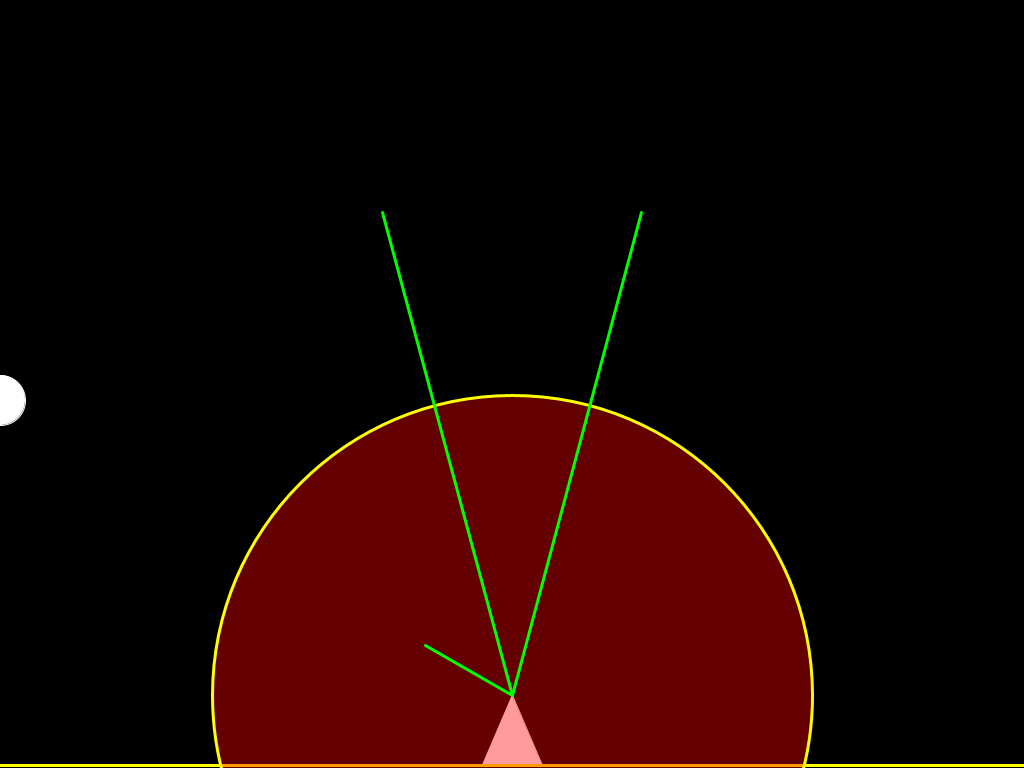
Frame 1 (no input)
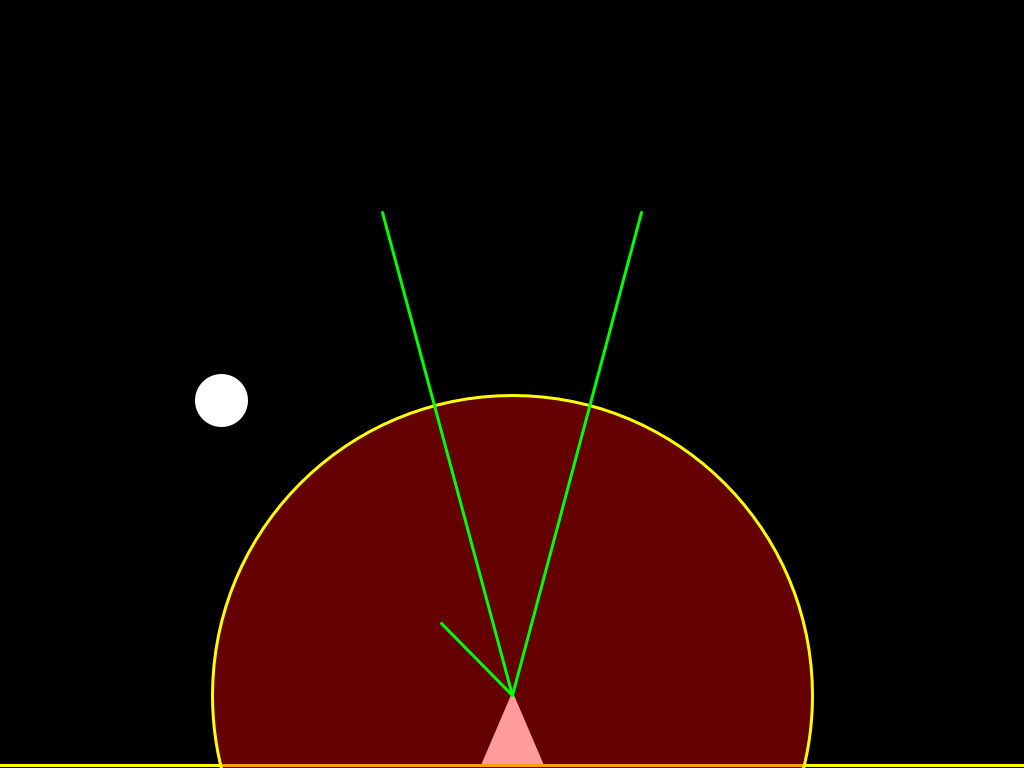
Frame 60 (the mouse pressed at the canvas centre just before this capture)
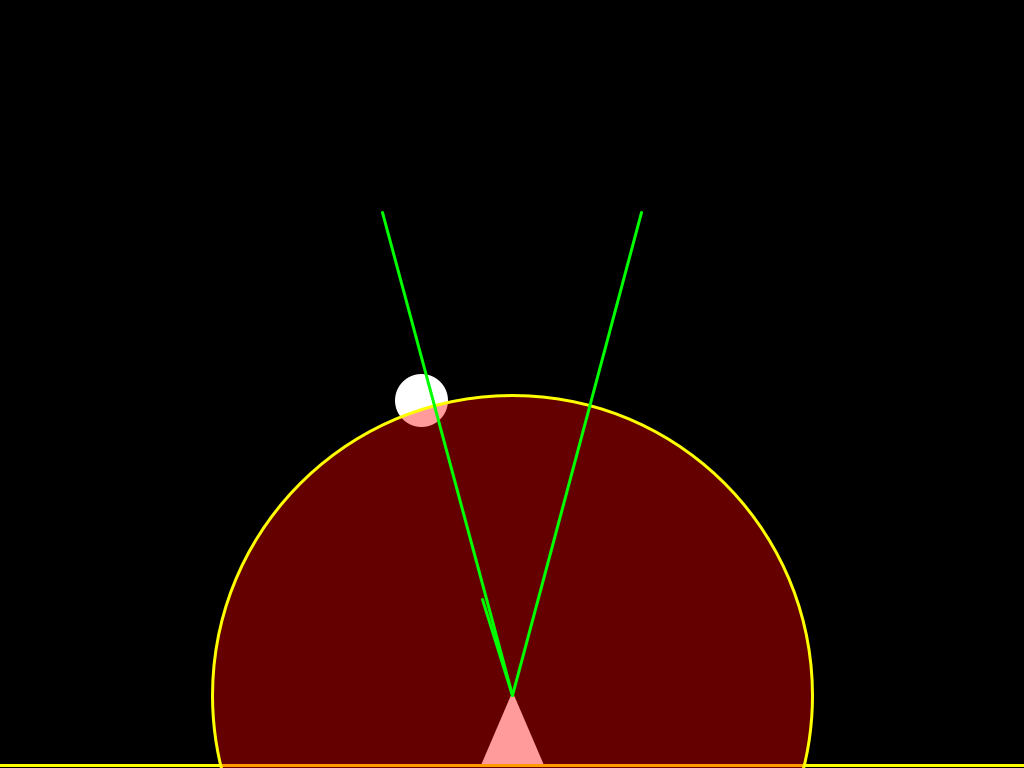
Frame 120 (the mouse held since frame 60 and released just before this capture)

The Processing sketch that drew these frames (run headless with seeded random() and noise(); from frame 60 on, the mouse is pressed at the canvas centre):

// Processing sketch: sketch_01_dot_product
// ── sketch_01_dot_product.pde
float startTime = 0f;
PVector posN = new PVector(0, 400);
PVector dirN = new PVector(1, 0);
float velN = 200;
PVector posC = new PVector(512, 765);
PVector dirC = new PVector(0, -1);
float angle = PI / 180 * 30;
PVector dirLineE = new PVector(0, -1).rotate(angle/2).mult(500);
PVector dirLineD = new PVector(0, -1).rotate(-angle/2).mult(500);
PVector nose = PVector.add(posC, new PVector(0, -70));
PVector lineE = PVector.add(nose, dirLineE);
PVector lineD = PVector.add(nose, dirLineD);
color lines = color(0, 255, 0);
PVector n = new PVector(0, -1);
float range = 300f;

void setup() {
  size(1024, 768);
  startTime = millis();
}

void draw() {
  float elapsedTime = (millis() - startTime) / 1000f;
  startTime = millis();
  
  background(0);
  update(elapsedTime);
  render();
}

void update(float elapsedTime) {
  posN.add(PVector.mult(dirN, velN * elapsedTime));
  if (posN.x > 1024) posN.x = 0;
  if (posN.x < posC.x) {
    n = PVector.add(nose, new PVector(0, -1).rotate(-calcAngle()).mult(100));
  }
  else {
    n = PVector.add(nose, new PVector(0, -1).rotate(calcAngle()).mult(100));
  }
  if (calcAngle() < angle/2 && PVector.dist(nose, posN) < range) {
    lines = color(255, 0, 0);
  }
  else {
    lines = color(0, 255, 0);
  }
}

void render() {
  stroke(255);
  fill(255);
  circle(posN.x, posN.y, 50);
  triangle(posC.x - 30, posC.y, posC.x + 30, posC.y, posC.x, posC.y - 70);
  //Desenhando o chão
  stroke(255, 255, 0);
  strokeWeight(3);
  line(0, posC.y, 1024, posC.y);
  fill(255, 0, 0, 100);
  circle(nose.x, nose.y, range * 2);
  stroke(lines);
  line(nose.x, nose.y, lineE.x, lineE.y);
  line(nose.x, nose.y, lineD.x, lineD.y);
  line(nose.x, nose.y, n.x, n.y);
}

float calcAngle() {
  PVector dirCN = PVector.sub(posN, nose);
  float dot = PVector.dot(dirCN, dirC);
  float angle = acos(dot/dirCN.mag()*dirC.mag());
  return angle;
}
